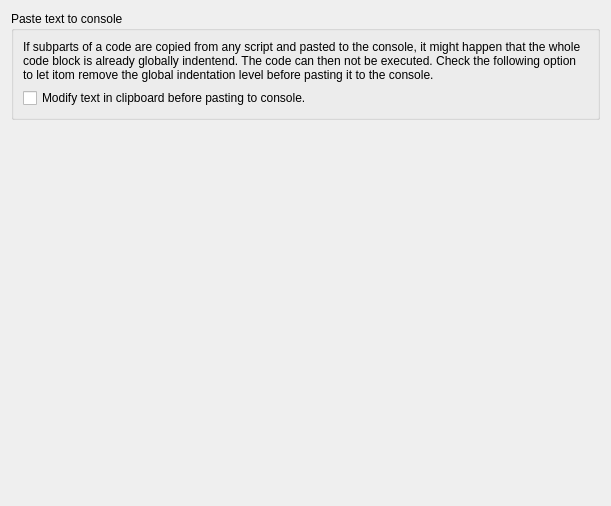
<?xml version="1.0" encoding="UTF-8"?>
<ui version="4.0">
 <class>WidgetPropConsoleGeneral</class>
 <widget class="QWidget" name="WidgetPropConsoleGeneral">
  <property name="geometry">
   <rect>
    <x>0</x>
    <y>0</y>
    <width>611</width>
    <height>506</height>
   </rect>
  </property>
  <property name="windowTitle">
   <string>Form</string>
  </property>
  <layout class="QVBoxLayout" name="verticalLayout_4">
   <item>
    <widget class="QGroupBox" name="groupPastConsole">
     <property name="title">
      <string>Paste text to console</string>
     </property>
     <layout class="QVBoxLayout" name="verticalLayout">
      <item>
       <widget class="QLabel" name="label">
        <property name="text">
         <string>If subparts of a code are copied from any script and pasted to the console, it might happen that the whole code block is already globally indentend. The code can then not be executed. Check the following option to let itom remove the global indentation level before pasting it to the console.</string>
        </property>
        <property name="wordWrap">
         <bool>true</bool>
        </property>
       </widget>
      </item>
      <item>
       <widget class="QCheckBox" name="checkBoxFormatPastCode">
        <property name="text">
         <string>Modify text in clipboard before pasting to console. </string>
        </property>
       </widget>
      </item>
     </layout>
    </widget>
   </item>
   <item>
    <spacer name="verticalSpacer">
     <property name="orientation">
      <enum>Qt::Vertical</enum>
     </property>
     <property name="sizeHint" stdset="0">
      <size>
       <width>20</width>
       <height>40</height>
      </size>
     </property>
    </spacer>
   </item>
  </layout>
 </widget>
 <resources/>
 <connections/>
</ui>
